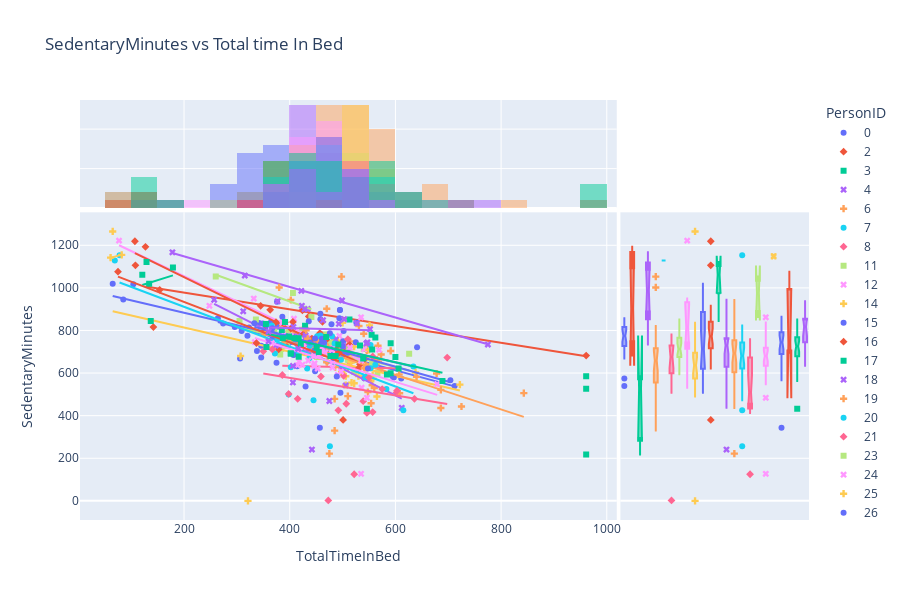

Notebook cell for this chart:
### Code cell
px.scatter(meged_active_sleep, x = 'TotalTimeInBed', y = 'SedentaryMinutes',symbol = 'PersonID',color = 'PersonID', marginal_x='histogram',marginal_y = 'box' ,trendline  ='ols', height  =600, title ='SedentaryMinutes vs Total time In Bed')
